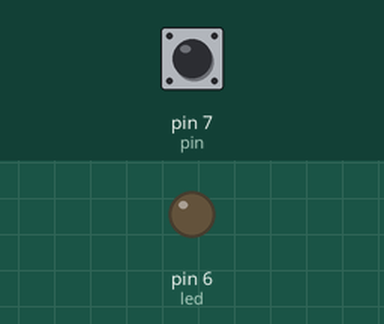
Simulated run of this sketch. Board: Arduino Uno, built with avr-gcc and run on an emulated ATmega328P. On the bench: output pins drawn as LEDs (lit = HIGH). The inputs (shaded band) are chosen by the test bench; at power-on: pin 7 (pin) HIGH.

Above: at 1.2 s.
1.3 s: pin 7 (pin) pulled LOW for 0.15 s
At 1.4 s:
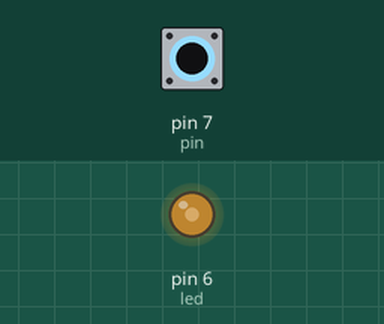
3.0 s: pin 7 (pin) pulled LOW for 1 s
At 4.6 s:
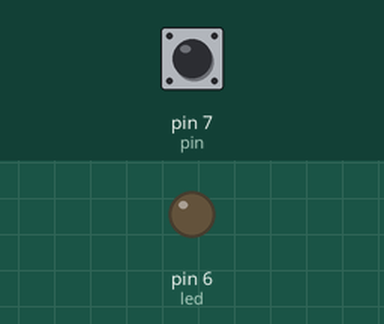
5.5 s: pin 7 (pin) pulled LOW for 3.2 s
At 6.9 s:
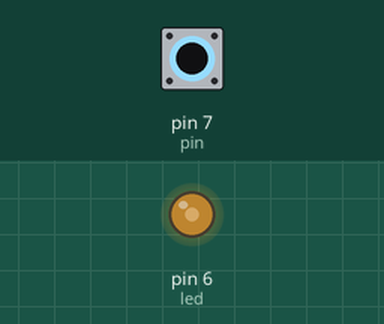
Timing chart, 0 to 10.2 s (numbered marks = the images above; inputs shaded):
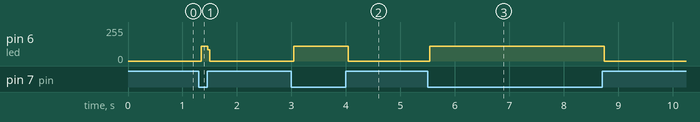

Measured:
- after the input at 1.3 s, pin 6 (led): 0/255 → 112/255 at once, → 0/255 0.12 s later
- after the input at 3.0 s, pin 6 (led): 0/255 → 112/255 at once, → 0/255 1.0 s later
- after the input at 5.5 s, pin 6 (led): 0/255 → 112/255 at once, → 0/255 3.2 s later

The sketch:

Pull_up_Resistor.ino
```cpp
int led = 6;
int pin = 7;
int del = 5000;

void setup() {
  // put your setup code here, to run once:
pinMode(led, OUTPUT);
pinMode(pin, INPUT);
digitalWrite(pin, HIGH);
}

void loop() {
  // put your main code here, to run repeatedly:
digitalWrite(led, LOW);
if(digitalRead(pin) == LOW){
  digitalWrite(led, HIGH);
  //delay(del);
}else{
  digitalWrite(led, LOW);
}
}
```
